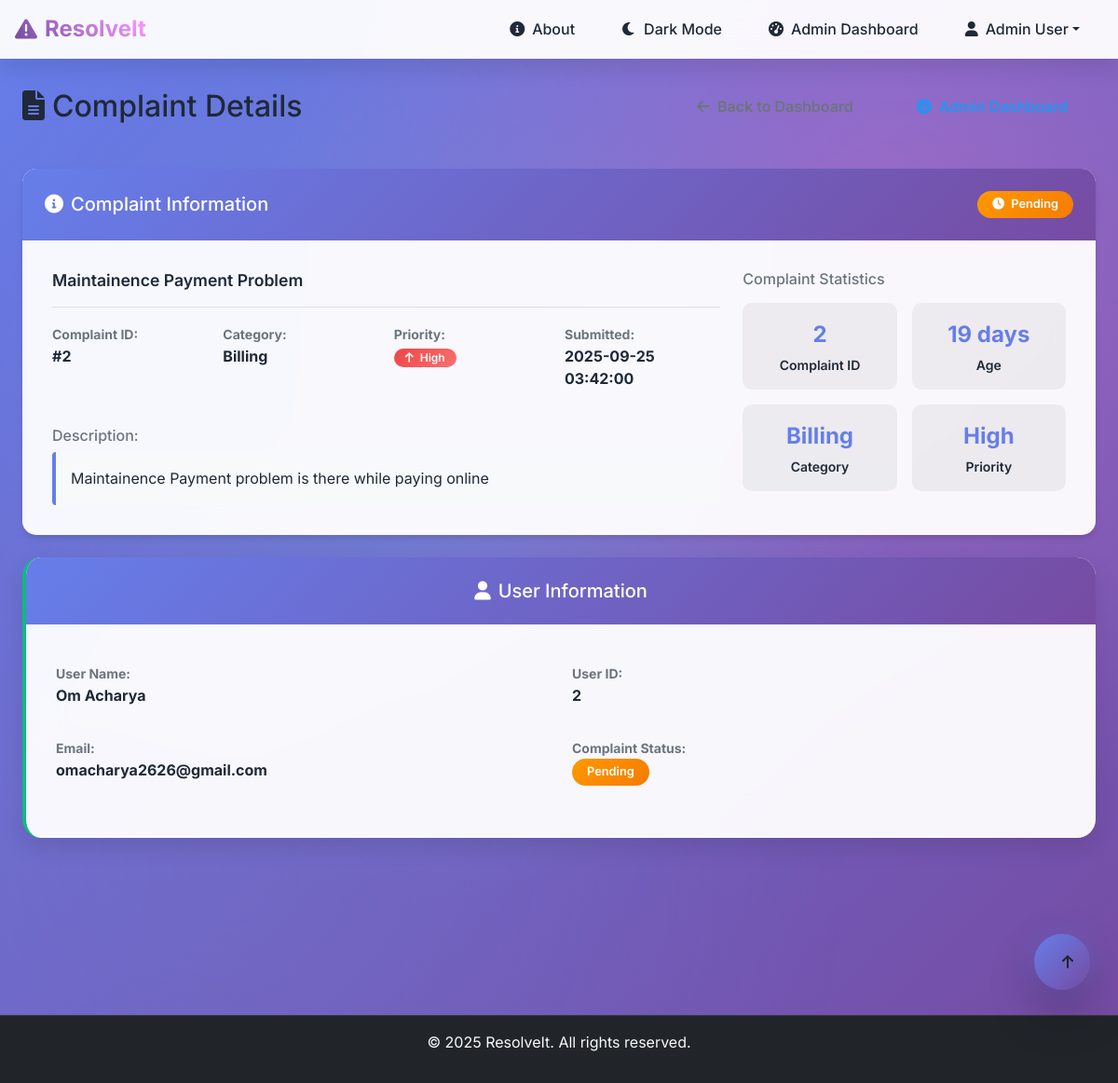
The page /complaint/2 (signed in) on the database its author committed.
### tables this page shows
CREATE TABLE users (
            id INTEGER PRIMARY KEY AUTOINCREMENT,
            name TEXT NOT NULL,
            email TEXT UNIQUE NOT NULL,
            password TEXT NOT NULL,
            role TEXT DEFAULT 'user'
        , address TEXT DEFAULT "");

CREATE TABLE complaints (
            id INTEGER PRIMARY KEY AUTOINCREMENT,
            user_id INTEGER NOT NULL,
            title TEXT NOT NULL,
            description TEXT NOT NULL,
            status TEXT DEFAULT 'Pending',
            created_at TIMESTAMP DEFAULT CURRENT_TIMESTAMP, category TEXT DEFAULT "General", priority TEXT DEFAULT "Medium", admin_reply TEXT, replied_at TIMESTAMP,
            FOREIGN KEY (user_id) REFERENCES users (id)
        );

### app.py (the view)
@app.route('/complaint/<int:complaint_id>')
@login_required
def view_complaint_details(complaint_id):
    conn = get_db_connection()
    complaint = conn.execute('''
        SELECT c.*, u.name as user_name, u.email as user_email
        FROM complaints c
        JOIN users u ON c.user_id = u.id
        WHERE c.id = ?
    ''', (complaint_id,)).fetchone()
    conn.close()
    if not complaint:
        flash('Complaint not found.', 'error')
        return redirect(url_for('user_dashboard'))
    if current_user.role != 'admin' and complaint['user_id'] != current_user.id:
        flash('Access denied. You can only view your own complaints.', 'error')
        return redirect(url_for('user_dashboard'))
    return render_template('complaint_details.html', complaint=complaint)

### app.py (called while the page is built)
def validate_database_integrity():
    try:
        conn = sqlite3.connect(DATABASE)
        cursor = conn.cursor()
        cursor.execute("SELECT name FROM sqlite_master WHERE type='table' AND name='complaints'")
        if not cursor.fetchone():
            print("[integrity] Complaints table missing!")
            return False
        cursor.execute("SELECT COUNT(*) FROM complaints")
        complaint_count = cursor.fetchone()[0]
        print(f"[integrity] Found {complaint_count} complaints in database")
        cursor.execute("SELECT COUNT(*) FROM complaints WHERE created_at > datetime('now', '-1 day')")
        recent_count = cursor.fetchone()[0]
        print(f"[integrity] Found {recent_count} recent complaints")
        conn.close()
        return True
    except Exception as e:
        print(f"[integrity] Database integrity check failed: {e}")
        return False

def get_db_connection():
    if not validate_database_integrity():
        print("[db] Database integrity issues detected, attempting restore...")
        restore_database()
    conn = sqlite3.connect(DATABASE)
    conn.row_factory = sqlite3.Row
    return conn

@login_manager.user_loader
def load_user(user_id):
    conn = get_db_connection()
    user = conn.execute('SELECT * FROM users WHERE id = ?', (user_id,)).fetchone()
    conn.close()
    if user:
        return User(user['id'], user['name'], user['email'], user['role'])
    return None

### templates/complaint_details.html (shortened to what this page needs)
{% extends "base.html" %}
{% block content %}
<div class="row mb-4">
    <div class="col-12">
        <div class="d-flex justify-content-between align-items-center mb-3">
            <h2 class="gradient-text mb-0">
                <i class="fas fa-file-alt me-2"></i>Complaint Details
            </h2>
            <div class="d-flex gap-2">
                <a href="{{ url_for('user_dashboard') }}" class="btn btn-outline-secondary">
                    <i class="fas fa-arrow-left me-2"></i>Back to Dashboard
                </a>
                {% if current_user.role == 'admin' %}
                <a href="{{ url_for('admin_dashboard') }}" class="btn btn-outline-primary">
                    <i class="fas fa-tachometer-alt me-2"></i>Admin Dashboard
                </a>
                {% endif %}
            </div>
        </div>
    </div>
</div>
<div class="row mb-4">
    <div class="col-12">
        <div class="card complaint-details-card">
            <div class="card-header d-flex justify-content-between align-items-center">
                <h5 class="mb-0">
                    <i class="fas fa-info-circle me-2"></i>Complaint Information
                </h5>
                <div class="d-flex gap-2">
                    <span class="badge
                        {% if complaint.status == 'Pending' %}bg-warning
                        {% elif complaint.status == 'In Progress' %}bg-info
                        {% elif complaint.status == 'Resolved' %}bg-success
                        {% endif %} rounded-pill">
                        <i class="fas fa-{{ 'clock' if complaint.status == 'Pending' else 'cog' if complaint.status == 'In Progress' else 'check' }} me-1"></i>
                        {{ complaint.status }}
                    </span>
                </div>
            </div>
            <div class="card-body">
                <div class="row">
                    <div class="col-12 col-md-8">
                        <h4 class="complaint-title mb-3">{{ complaint.title }}</h4>
                        <div class="complaint-meta mb-4">
                            <div class="row g-3">
                                <div class="col-6 col-md-3">
                                    <div class="meta-item">
                                        <strong class="text-muted small">Complaint ID:</strong>
                                        <div class="fw-bold">#{{ complaint.id }}</div>
                                    </div>
                                </div>
                                <div class="col-6 col-md-3">
                                    <div class="meta-item">
                                        <strong class="text-muted small">Category:</strong>
                                        <div class="fw-bold">{{ complaint.category }}</div>
                                    </div>
                                </div>
                                <div class="col-6 col-md-3">
                                    <div class="meta-item">
                                        <strong class="text-muted small">Priority:</strong>
                                        <div class="fw-bold">
                                            <span class="badge priority-badge
                                                {% if complaint.priority == 'Low' %}priority-low
                                                {% elif complaint.priority == 'Medium' %}priority-medium
                                                {% elif complaint.priority == 'High' %}priority-high
                                                {% elif complaint.priority == 'Urgent' %}priority-urgent
                                                {% endif %} rounded-pill">
                                                <i class="fas fa-{{ 'arrow-down' if complaint.priority == 'Low' else 'minus' if complaint.priority == 'Medium' else 'arrow-up' if complaint.priority == 'High' else 'exclamation' }} me-1"></i>
                                                {{ complaint.priority }}
                                            </span>
                                        </div>
                                    </div>
                                </div>
                                <div class="col-6 col-md-3">
                                    <div class="meta-item">
                                        <strong class="text-muted small">Submitted:</strong>
                                        <div class="fw-bold">{{ complaint.created_at }}</div>
                                    </div>
                                </div>
                            </div>
                        </div>
                        <div class="complaint-description">
                            <h6 class="text-muted mb-2">Description:</h6>
                            <div class="description-content p-3 bg-light rounded">
                                {{ complaint.description|replace('\n', '<br>')|safe }}
                            </div>
                        </div>
                    </div>
                    <div class="col-12 col-md-4">
                        <div class="complaint-stats">
                            <h6 class="text-muted mb-3">Complaint Statistics</h6>
                            <div class="stats-grid">
                                <div class="stat-item">
                                    <div class="stat-value">{{ complaint.id }}</div>
                                    <div class="stat-label">Complaint ID</div>
                                </div>
                                <div class="stat-item">
                                    <div class="stat-value">
                                        {% set days_old = (complaint.created_at|string|length) %}
                                        {{ days_old }} days
                                    </div>
                                    <div class="stat-label">Age</div>
                                </div>
                                <div class="stat-item">
                                    <div class="stat-value">{{ complaint.category }}</div>
                                    <div class="stat-label">Category</div>
                                </div>
                                <div class="stat-item">
                                    <div class="stat-value">{{ complaint.priority }}</div>
                                    <div class="stat-label">Priority</div>
                                </div>
                            </div>
                        </div>
                    </div>
                </div>
            </div>
        </div>
    </div>
</div>
{% if current_user.role == 'admin' %}
<div class="row mb-4">
    <div class="col-12">
        <div class="card user-info-card">
            <div class="card-header">
                <h5 class="mb-0">
                    <i class="fas fa-user me-2"></i>User Information
                </h5>
            </div>
            <div class="card-body">
                <div class="row">
                    <div class="col-12 col-md-6">
                        <div class="user-info-item mb-3">
                            <strong class="text-muted small">User Name:</strong>
                            <div class="fw-bold">{{ complaint.user_name }}</div>
                        </div>
                        <div class="user-info-item mb-3">
                            <strong class="text-muted small">Email:</strong>
                            <div class="fw-bold">{{ complaint.user_email }}</div>
                        </div>
                    </div>
                    <div class="col-12 col-md-6">
                        <div class="user-info-item mb-3">
                            <strong class="text-muted small">User ID:</strong>
                            <div class="fw-bold">{{ complaint.user_id }}</div>
                        </div>
                        <div class="user-info-item mb-3">
                            <strong class="text-muted small">Complaint Status:</strong>
                            <div class="fw-bold">
                                <span class="badge
                                    {% if complaint.status == 'Pending' %}bg-warning
                                    {% elif complaint.status == 'In Progress' %}bg-info
                                    {% elif complaint.status == 'Resolved' %}bg-success
                                    {% endif %}">
                                    {{ complaint.status }}
                                </span>
                            </div>
                        </div>
                    </div>
                </div>
            </div>
        </div>
    </div>
</div>
{% endif %}
<div class="row">
    <div class="col-12">
    </div>
</div>
{% endblock %}

### templates/base.html (shortened to what this page needs)
<!DOCTYPE html>
<html lang="en">
<head>
    <link href="https://cdn.jsdelivr.net/npm/bootstrap@5.1.3/dist/css/bootstrap.min.css" rel="stylesheet">
    <link href="https://cdnjs.cloudflare.com/ajax/libs/font-awesome/6.0.0/css/all.min.css" rel="stylesheet">
    <link href="{{ url_for('static', filename='style.css') }}" rel="stylesheet">
</head>
<body>
    <nav class="navbar navbar-expand-lg navbar-dark bg-dark">
        <div class="container-fluid px-3">
            <a class="navbar-brand d-flex align-items-center" href="{{ url_for('index') }}">
                <i class="fas fa-exclamation-triangle me-2"></i>
                <span class="d-none d-sm-inline">ResolveIt</span>
            </a>
            <div class="collapse navbar-collapse" id="navbarNav">
                <ul class="navbar-nav ms-auto">
                    <li class="nav-item">
                        <a class="nav-link d-flex align-items-center" href="{{ url_for('about') }}">
                            <i class="fas fa-info-circle me-2"></i>
                            <span>About</span>
                        </a>
                    </li>
                    <li class="nav-item">
                        <button class="btn btn-link nav-link d-flex align-items-center" id="darkModeToggle" onclick="toggleDarkMode()">
                            <i class="fas fa-moon me-2" id="darkModeIcon"></i>
                            <span id="darkModeText">Dark Mode</span>
                        </button>
                    </li>
                    {% if current_user.is_authenticated %}
                        {% if current_user.role == 'admin' %}
                            <li class="nav-item">
                                <a class="nav-link d-flex align-items-center" href="{{ url_for('admin_dashboard') }}">
                                    <i class="fas fa-tachometer-alt me-2"></i>
                                    <span class="d-none d-md-inline">Admin Dashboard</span>
                                </a>
                            </li>
                        {% endif %}
                        <li class="nav-item dropdown">
                            <a class="nav-link dropdown-toggle d-flex align-items-center" href="#" id="navbarDropdown" role="button" data-bs-toggle="dropdown" aria-expanded="false">
                                <i class="fas fa-user me-2"></i>
                                <span class="d-none d-lg-inline">{{ current_user.name }}</span>
                            </a>
                        </li>
                    {% endif %}
                </ul>
            </div>
        </div>
    </nav>
    <div class="particles">
    </div>
    <main class="container-fluid px-3 px-md-4 mt-3 mt-md-4 fade-in">
        {% block content %}{% endblock %}
    </main>
    <footer class="bg-dark text-light text-center py-3 mt-5">
        <div class="container">
            <p>&copy; 2025 ResolveIt. All rights reserved.</p>
        </div>
    </footer>
    <button class="btn btn-floating" onclick="scrollToTop()" title="Back to Top">
        <i class="fas fa-arrow-up"></i>
    </button>
</body>
</html>

### templates/complaint_details.html (style rules this page uses)
.complaint-details-card { border: none; box-shadow: 0 4px 6px rgba(0, 0, 0, 0.1); border-radius: 15px; }
.complaint-title { color: var(--dark-color); font-weight: 600; line-height: 1.3; }
.meta-item { margin-bottom: 1rem; }
.description-content { background: rgba(0, 0, 0, 0.05); border-left: 4px solid var(--primary-color); font-size: 1rem; line-height: 1.6; }
.stats-grid { display: grid; grid-template-columns: 1fr 1fr; gap: 1rem; }
.stat-item { text-align: center; padding: 1rem; background: rgba(0, 0, 0, 0.05); border-radius: 10px; }
.stat-value { font-size: 1.5rem; font-weight: 700; color: var(--primary-color); }
.stat-label { font-size: 0.875rem; color: var(--text-muted); margin-top: 0.25rem; }
.user-info-card { border-left: 4px solid var(--success-color); }
.user-info-item { padding: 0.5rem 0; }

### rows shown on the page
users: name "Admin User"
complaints: status "Pending", title "Maintainence Payment Problem", id "2", category "Billing", priority "High", created_at "2025-09-25 03:42:00", description "Maintainence Payment problem is there while paying online", user_id "2"
users: user_name "Om Acharya", user_email "omacharya2626@gmail.com"

### other values the page prints
{{ days_old }} "19"
